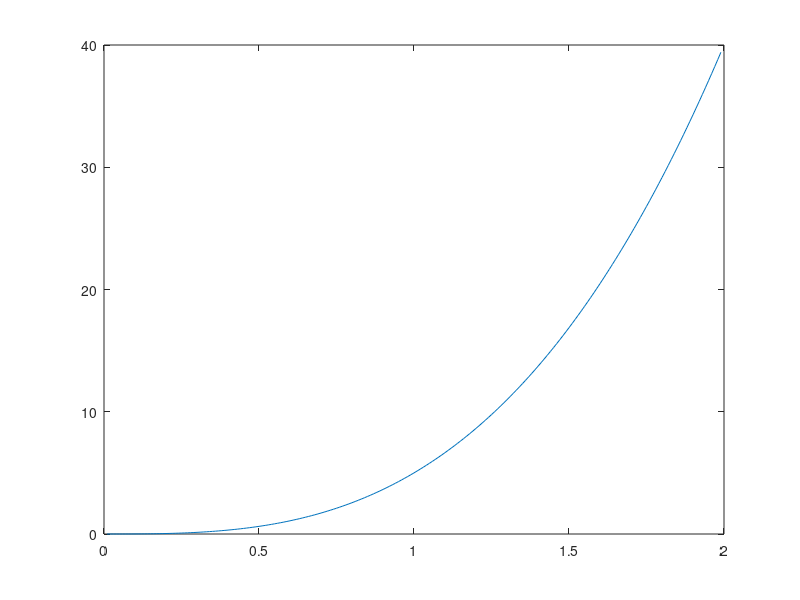
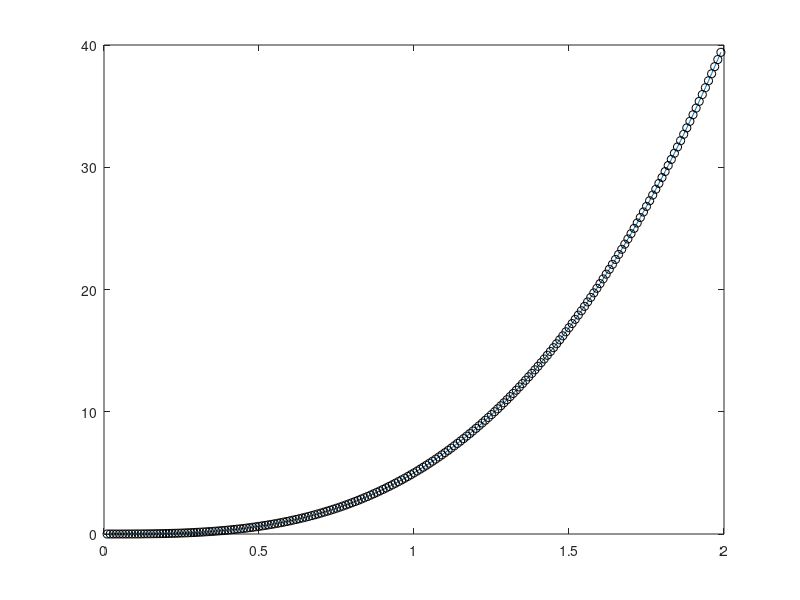

Recreate these plots in MATLAB, in order.
clear all
close all
clc
format long

L=2;
N=200;
dx=L/N;
x=[dx:dx:L-dx];
x1=[dx/2:dx:L-(dx/2)];
T=2;
M=50;
dt=T/M;
t=[0:dt:T];
s=@(x,t) 2*t.*x.^3-(3*x.^3.*(t.^2+1)/25);
nu=@(x) x.^2/100;
y=@(x,t) x.^3.*(t.^2+1);
c0=@(x) x.^3;
y_exact=y(x,T);

figure(1)
plot(x,y_exact)
g0=@(t) 0*t;
gL=@(t) 8*(t.^2+1);
NU=nu(x1);
mi=NU.*(dt./(2*dx.^2));
A1=(1-mi(1:end-1)-mi(2:end));
A2=mi(2:end-1);
A_EE=diag(A1,0)+diag(A2,1)+diag(A2,-1);
A3=(1+mi(1:end-1)+mi(2:end));
A4=-mi(2:end-1);
A_IM=diag(A3,0)+diag(A4,1)+diag(A4,-1);
y0=c0(x);
c_old=y0';
for i=1:length(t)-1
    S=s(x,t(i));
    S=S';
    b=A_EE*c_old+dt.*(S./2);
    b(1)=b(1)+mi(1).*g0(t(i))+mi(1).*g0(t(i+1));
    b(end)=b(end)+mi(end).*gL(t(i))+mi(end).*gL(t(i+1));
    S1=s(x,t(i+1));
    S1=S1';
    b=b+dt.*S1./2;
%     c_new=A_IM\bb;
%     c_old=c_new;
    [L U P]=lu(A_IM);
    y=L\(P*b);
    c_new=U\y;
    c_old=c_new;
end
figure(2)
plot(x,y_exact,x,c_new,'ko')

